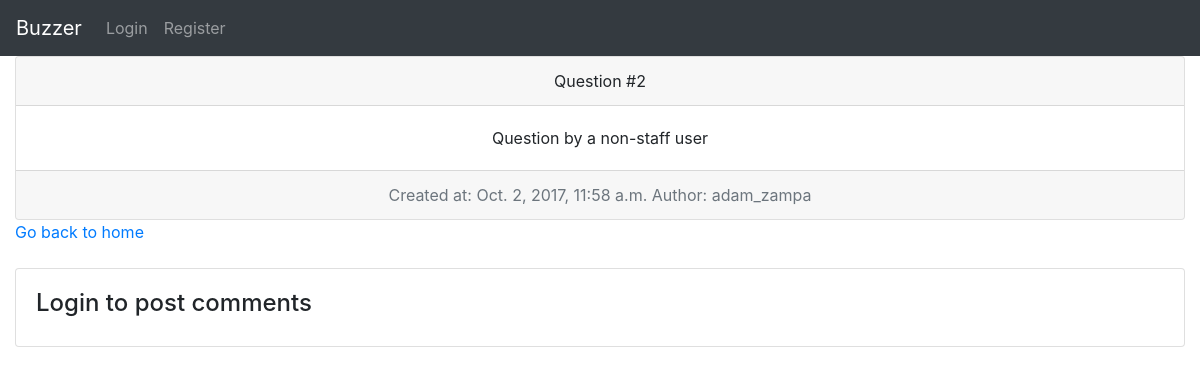
The page /2 on the database as committed earlier.
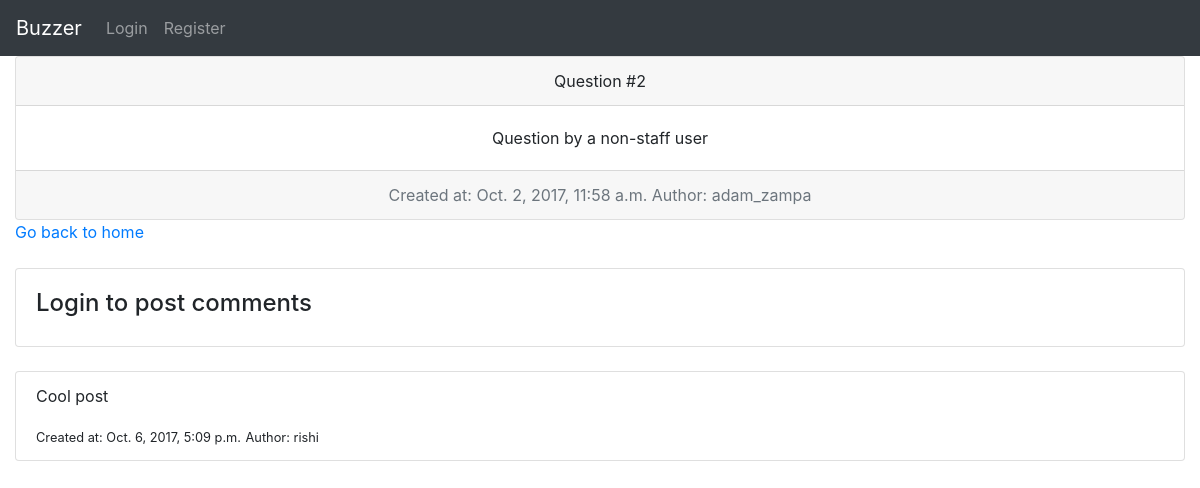
The same page on the database as committed later.
### myapp/models.py (models this page shows, shortened)
class Comment(models.Model):
	question = models.ForeignKey('myapp.Question', related_name='comments')
	comment_text = models.TextField()
	created_at = models.DateTimeField(default=timezone.now())
	author = models.ForeignKey('auth.User')

### myapp/views.py (the view, shortened to what this page needs)
# urls.py: url(r"^(?P<question_id>[0-9]+)", views.page, name = 'page'),
def page(request, question_id):
	question = Question.objects.get(pk = question_id)
	return render(request, 'page.html', { 'question': question, 'user': request.user })

### myapp/templates/page.html (shortened to what this page needs)
<!DOCTYPE html>
<html>
<head>
	<link rel="stylesheet" href="https://maxcdn.bootstrapcdn.com/bootstrap/4.0.0-beta/css/bootstrap.min.css">
</head>
<body>
	<nav class="navbar navbar-expand-lg navbar-dark bg-dark">
		<a class="navbar-brand" href="{% url 'home' %}">Buzzer</a>
		<div class="collapse navbar-collapse" id="navbarNavAltMarkup">
			<div class="navbar-nav">
				{% if user.is_authenticated %}
					<a class="nav-item nav-link" href="{% url 'profile' %}">My profile</a>
					<a class="nav-item nav-link" href="{% url 'logout' %}">Logout</a>
				{% else %}
					<a class="nav-item nav-link" href="{% url 'login' %}">Login</a>
					<a class="nav-item nav-link" href="{% url 'register' %}">Register</a>
				{% endif %}
			</div>
		</div>
	</nav>
	<div class="container-fluid">
		<div class="card text-center">
			<div class="card-header">
				Question #{{ question.pk }}
			</div>
			<div class="card-body">
				<p class="card-text">{{ question.question_text }}</p>
			</div>
			<div class="card-footer text-muted">
			  Created at: {{ question.created_at }}
			  Author: {{ question.author }}
			</div>
		</div>
		<a href="{% url 'home' %}">Go back to home</a>
		<br />
		<br />
		<div class="card">
            <div class="card-body">
				{% if user.is_authenticated %}
                <form action="" method="POST">
                    {% csrf_token %}
                    <div class="form-group">
                        <label>New Comment:</label>
                        <textarea class="form-control" name="comment_text" placeholder="Enter your comment here" rows="2">
                        </textarea>
                    </div>
                    <button type="submit" class="btn btn-dark">Submit</button>
                </form>
				{% else %}
				<h4>Login to post comments</h4>
				{% endif %}
            </div>
        </div>
		<br />
		<ul class="list-group">
			{% for comment in question.comments.all %}
				<li class="list-group-item">
					<div>
						<p>{{ comment.comment_text }}</p>
						<small>Created at: {{ comment.created_at }}</small>
						<small>Author: {{ comment.author }}</small>
					</div>
				</li>
			{% endfor %}
		</ul>
	</div>
</body>
</html>

Rows that differ between the two databases and show on the page:
added Comment: comment_text "Cool post", created_at "Oct. 6, 2017, 5:09 p.m.", author "rishi"
